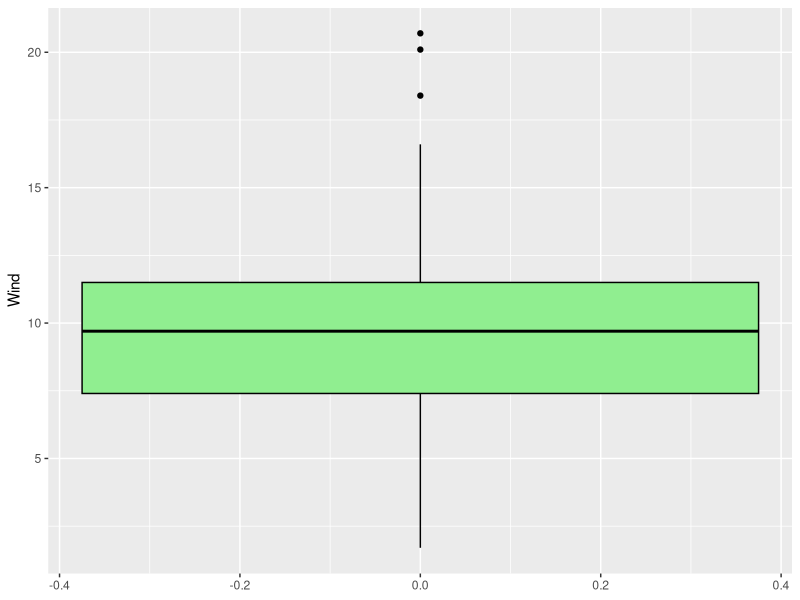

Write the R code that produced this figure.
#Visualize ozone concentration per month using scatterplot. 
library(ggplot2)
p<-ggplot(airquality, aes(y = Wind)) +
  geom_boxplot(fill = "lightgreen", color = "black") 
print(p)
